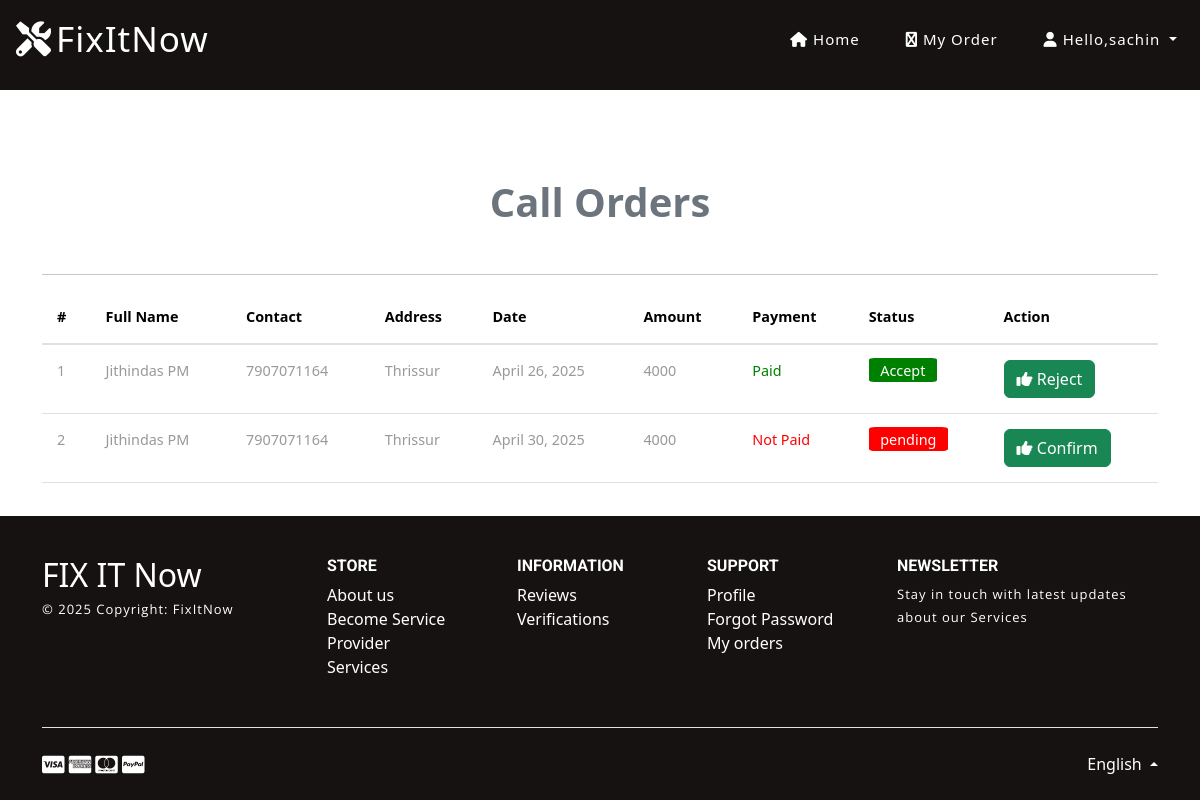
Page /service_order (signed in) on the committed database.
### home_service/models.py (models this page shows, shortened)
class Order(models.Model):
    report_status = models.CharField(max_length=100, null=True)
    status = models.ForeignKey(Status,on_delete=models.CASCADE,null=True)
    service = models.ForeignKey(Service_Man, on_delete=models.CASCADE, null=True)
    customer = models.ForeignKey(Customer, on_delete=models.CASCADE, null=True)
    book_date = models.DateField(null=True)
    book_days = models.CharField(max_length=100, null=True)
    book_hours = models.CharField(max_length=100, null=True)
    price=models.IntegerField(null=True)
    razorpay_payment_id = models.CharField(max_length=100, null=True)
    razorpay_order_id = models.CharField(max_length=100, null=True)
    razorpay_signature = models.CharField(max_length=100, null=True)

class Customer(models.Model):
    user = models.ForeignKey(User, on_delete=models.CASCADE, null=True)
    contact = models.CharField(max_length=100, null=True)
    address = models.CharField(max_length=100, null=True)
    image = models.FileField(null=True)

class Status(models.Model):
    status = models.CharField(max_length=30, null=True)

### home_service/views.py (the view)
# urls.py: path('service_order',Service_Order,name="service_order"),
def Service_Order(request):
    user= User.objects.get(id=request.user.id)
    error=""
    try:
        sign = Customer.objects.get(user=user)
        error = "pat"
    except:
        sign = Service_Man.objects.get(user=user)
        pass
    terro=""
    if None == sign.service_name:
        terro = "message"
    else:
        if sign.status.status == "pending":
            terro="message1"
    order = Order.objects.filter(service=sign)
    d = {'error':error,'terro':terro,'order':order}
    return render(request,'service_order.html',d)

### home_service/templates/service_order.html (shortened to what this page needs)
{% extends 'index.html' %}
{% load static %}
{% block body %}
	<div class="w3l_banner_info" style="height:10px">
		<div class="slider1">
			<div class="callbacks_container">
				<ul class="rslides" id="slider3">
					<li>
						<div class="slider1-img" style="height:90px">
							<div class="slider_banner_info">
							</div>
						</div>
					</li>
				</ul>
			</div>
		</div>
	</div>
</header>
<div class="container-fluid" style="margin-top:10%">
  <div class="container">
    <div class="text-center my-5">
      <span class="h1 text-secondary" style="font-weight: 800;">Call Orders</span>
    </div><hr>
    <table class="table table-hover">
      <thead>
        <tr>
          <th style="color:black">#</th>
          <th style="color:black">Full Name</th>
          <th style="color:black">Contact</th>
          <th style="color:black">Address</th>
          <th style="color:black">Date</th>
          <th style="color:black">Amount</th>
          <th style="color:black">Payment</th>
          <th style="color:black">Status</th>
          <th style="color:black">Action</th>
        </tr>
      </thead>
      <tbody>
        {% for i in order %}
          <tr>
            <td>{{forloop.counter}}</td>
            <td>{{i.customer.user.first_name}} {{i.customer.user.last_name}}</td>
            <td>{{i.customer.contact}}</td>
            <td>{{i.customer.address}}</td>
            <td>{{i.book_date}}</td>
            <td>{{i.price}}</td>
            {% if i.report_status == "Success" %}
               <td style="color:green;">Paid</td>
            {% else %}
               <td style="color:red;">Not Paid</td>
               {% endif %}
            {% if i.status.status == 'Accept' %}
              <td>
                <span style="color:white;background:green;padding:0.2em 0.8em 0.2em 0.8em;border-radius:8%">{{i.status.status}}</span>
              </td>
            {% else %}
              <td>
                <span style="color:white;background:red;padding:0.2em 0.8em 0.2em 0.8em;border-radius:8%">{{i.status.status}}</span>
              </td>
            {% endif %}
            {% if i.status.status == 'Accept' %}
              <td>
                <a href="{% url 'pending_confirmation' i.id %}" >
                  <button class="btn btn-success"  onclick="return confirm('Are You Confirm for Accept Order?')"><i class="fa fa-thumbs-up"></i> Reject</button>
                </a>
              </td>
            {% else %}
              <td>
                <a href="{% url 'accept_confirmation' i.id %}" >
                  <button class="btn btn-success"  onclick="return confirm('Are You Confirm for Accept Order?')"><i class="fa fa-thumbs-up"></i> Confirm</button>
                </a>
              </td>
            {% endif %}
          </tr>
        {% endfor %}
      </tbody>
    </table>
  </div>
</div>
{% endblock %}

### home_service/templates/index.html (shortened to what this page needs)
<!DOCTYPE html>
{% load static %}
<html>
<head>
<link href="{% static 'css/bootstrap.min.css' %}" rel="stylesheet" type="text/css" media="all">
<link href="{% static 'css/fontawesome-all.min.css' %}" rel="stylesheet" type="text/css" media="all">
<link href="{% static 'css/easy-responsive-tabs.css' %}" rel='stylesheet' type='text/css'/>
<link rel="stylesheet" href="{% static 'css/flexslider.css' %}" type="text/css" media="all">
<link rel="stylesheet" type="text/css" href="{% static 'css/style_common.css' %}" />
<link rel="stylesheet" type="text/css" href="{% static 'css/style1.css' %}" />
<link href="{% static 'css/style.css' %}" rel="stylesheet" type="text/css" media="all"/>
<link rel="stylesheet" href="https://cdnjs.cloudflare.com/ajax/libs/font-awesome/4.7.0/css/font-awesome.min.css">
<link rel="stylesheet" href="https://cdnjs.cloudflare.com/ajax/libs/font-awesome/6.0.0/css/all.min.css">
<link href="https://cdn.jsdelivr.net/npm/bootstrap@5.3.5/dist/css/bootstrap.min.css" rel="stylesheet">
</head>
<body>
<header>
	<nav class="navbar navbar-expand-lg navbar-light">
      <a class="navbar-brand ms-3" href="{% url 'home' %}" style="font-size: 35px;">
        <i class="fas fa-tools mr-1" aria-hidden="true" style="font-size: 35px;"></i>FixItNow
      </a>
      <div class="collapse navbar-collapse" id="navbarSupportedContent">
        <ul class="navbar-nav ml-auto">
          {% if request.user.is_staff %}
            <li class="nav-item dropdown">
              <a class="nav-link dropdown-toggle" href="#" id="navbarDropdown"  role="button" data-toggle="dropdown" aria-haspopup="true" aria-expanded="false">
                <i class="fa fa-user"></i> Hello,{{request.user.username}}
              </a>
              <div class="dropdown-menu" aria-labelledby="navbarDropdown">
                <a class="dropdown-item" href="{% url 'profile' %}">Profile</a>
                <a class="dropdown-item" href="{% url 'logout' %}">Logout</a>
              </div>
            </li>
          {% else %}
          {% if request.user.username %}
            {% if error == "pat" %}
            <!-- <form class="d-flex" role="search" method="GET" action="{% url 'customer_service_cat_search' %}">
              <input class="form-control me-2" name="category" type="search" placeholder="Search Category" aria-label="Search">
              <button class="btn btn-dark" type="submit">Search</button>
            </form> -->
            <div class="form-check form-check-inline d-flex justify-contant-center align-center">
              <input class="form-check-input" type="radio" name="search_type" id="search_category" value="category" checked>
              <label class="form-check-label text-white" for="search_category">Category</label>
            </div>
            <div class="form-check form-check-inline d-flex justify-contant-center align-center">
              <input class="form-check-input" type="radio" name="search_type" id="search_city" value="city">
              <label class="form-check-label text-white" for="search_city">City</label>
            </div>
            {% comment %} <form class="d-flex" role="search" method="GET" action="{% url 'customer_service_cat_search' %}">
              <div id="category_search_box">
                <input class="form-control mt-3" name="category" type="search" placeholder="Search Category" aria-label="Search">
              </div>
              <button class="btn btn-dark my-3" type="submit">Search</button>
            </form>
            <form class="d-flex" role="search" method="GET" action="{% url 'customer_service_city_search' %}">
              <div id="city_search_box">
                <input class="form-control mt-3" name="city" type="search" placeholder="Search City" aria-label="Search">
              </div>
              <button class="btn btn-dark my-3" type="submit">Search</button>
            </form>             {% endcomment %}
            <form class="d-flex search-form me-1" role="search" method="GET" action="{% url 'customer_service_cat_search' %}">
              <div id="category_search_box">
                <input class="form-control" name="category" type="search" placeholder="Search Category" aria-label="Search">
              </div>
              <button class="btn btn-dark" type="submit">Search</button>
            </form>
            <form class="d-flex search-form" role="search" method="GET" action="{% url 'customer_service_city_search' %}">
              <div id="city_search_box">
                <input class="form-control" name="city" type="search" placeholder="Search City" aria-label="Search">
              </div>
              <button class="btn btn-dark" type="submit">Search</button>
            </form>
              <li class="nav-item ">
                <a class="nav-link" href="{% url 'user_home' %}">
                <i class="fa fa-home"></i> Home</a>
              </li>
              <li class="nav-item ">
                <a class="nav-link" href="{% url 'service' %}">
                <i class="fa fa-car"></i> Service</a>
              </li>
              <li class="nav-item ">
                <a class="nav-link" href="{% url 'customer_order' %}">
                <i class="fa fa-file"></i> My Booking</a>
              </li>
              <li class="nav-item dropdown">
                <a class="nav-link dropdown-toggle" href="#" id="navbarDropdown"  role="button" data-toggle="dropdown" aria-haspopup="true" aria-expanded="false">
                  <i class="fa fa-user"></i> Hello,{{request.user.username}}
                </a>
                <div class="dropdown-menu" aria-labelledby="navbarDropdown">
                  <a class="dropdown-item" href="{% url 'profile' %}">Profile</a>
                  <a class="dropdown-item" href="{% url 'logout' %}">Logout</a>
                </div>
              </li>
            {% else %}
            <li class="nav-item ">
              <a class="nav-link" href="{% url 'service_home' %}">
              <i class="fa fa-home"></i> Home</a>
            </li>
            <li class="nav-item ">
              <a class="nav-link" href="{% url 'service_order' %}">
              <i class="fa fa-first-order"></i> My Order </a>
            </li>
            <li class="nav-item dropdown">
              <a class="nav-link dropdown-toggle" href="#" id="navbarDropdown"  role="button" data-toggle="dropdown" aria-haspopup="true" aria-expanded="false">
              <i class="fa fa-user"></i> Hello,{{request.user.username}}
              </a>
            </li>
          {% endif %}
          {% endif %}
            {% endif %}
        </ul>
      </div>
  </nav>
    {% block body %}
    {% endblock %}
      <footer class="text-lg-start text-white text-muted mt-auto mb-0" style="background-color:rgb(22, 18, 18);">
        <section class="">
          <div class="container text-white text-md-start pt-4 pb-4">
            <div class="row mt-3">
              <div class="col-12 col-lg-3 col-sm-12 mb-2">
                <a href="" target="_blank" class=" h2">
                  FIX IT Now
                </a>
                <p class="mt-1 text-white">
                  © 2025 Copyright: FixItNow
                </p>
              </div>
              <div class="col-6 col-sm-4 col-lg-2">
                <h6 class="text-uppercase text-white fw-bold mb-2">
                  Store
                </h6>
                <ul class="list-unstyled mb-4 text-white">
                  <li><a class="text-white" href="#">About us</a></li>
                  <li><a class="text-white" href="#">Become Service Provider</a></li>
                  <li><a class="text-white" href="#">Services</a></li>
                </ul>
              </div>
              <div class="col-6 col-sm-4 col-lg-2">
                <h6 class="text-uppercase text-white fw-bold mb-2">
                  Information
                </h6>
                <ul class="list-unstyled mb-4">
                  <li><a class="text-white" href="#">Reviews</a></li>
                  <li><a class="text-white" href="#">Verifications</a></li>
                </ul>
              </div>
              <div class="col-6 col-sm-4 col-lg-2">
                <h6 class="text-uppercase text-white fw-bold mb-2">
                  Support
                </h6>
                <ul class="list-unstyled mb-4">
                  <li><a class="text-white" href="#">Profile</a></li>
                  <li><a class="text-white" href="#">Forgot Password</a></li>
                  <li><a class="text-white" href="#">My orders</a></li>
                </ul>
              </div>
              <div class="col-12 col-sm-12 col-lg-3">
                <h6 class="text-uppercase text-white fw-bold mb-2">Newsletter</h6>
                <p class="text-white">Stay in touch with latest updates about our Services</p>
              </div>
            </div>
          </div>
        </section>
        <div class="">
          <div class="container">
            <div class="d-flex justify-content-between py-4 border-top">
              <div>
                <i class="fab fa-lg fa-cc-visa text-white"></i>
                <i class="fab fa-lg fa-cc-amex text-white"></i>
                <i class="fab fa-lg fa-cc-mastercard text-white"></i>
                <i class="fab fa-lg fa-cc-paypal text-white"></i>
              </div>
              <div class="dropdown dropup">
                <a class="dropdown-toggle text-white" href="#" id="Dropdown" role="button" data-mdb-toggle="dropdown" aria-expanded="false"> English </a>
              </div>
            </div>
          </div>
        </div>
      </footer>
</body>
</html>

### rows in the picture
Order: customer.user.first_name "Jithindas", customer.user.last_name "PM", customer.contact "7907071164", customer.address "Thrissur", book_date "April 26, 2025", price "4000", report_status "Paid", status.status "Accept", shows "Reject"
Order: customer.user.first_name "Jithindas", customer.user.last_name "PM", customer.contact "7907071164", customer.address "Thrissur", book_date "April 30, 2025", price "4000", shows "Not Paid", status.status "pending", shows "Confirm"

### other values in the picture
{{ request.user.username }} "sachin"
